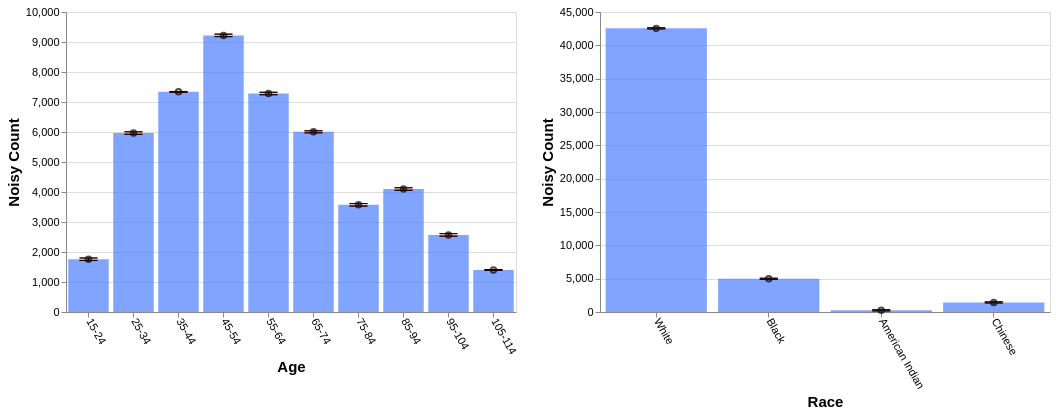

Source (Vega-Lite JSON):
### Vega-Lite specification from a JSON file in a GitHub repository (floating-point values rounded to 4 significant figures)
{"config": {"view": {"continuousWidth": 400, "continuousHeight": 300}, "axis": {"labelFontSize": 11, "titleFontSize": 15}, "axisBottom": {"labelAngle": 60}}, "hconcat": [{"layer": [{"mark": "bar", "encoding": {"color": {"value": "transparent"}, "tooltip": [{"aggregate": "sum", "field": "noisy_count", "title": "noisy count", "type": "quantitative"}, {"aggregate": "sum", "field": "noisy_count_prev", "title": "prev count", "type": "quantitative"}, {"aggregate": "sum", "field": "error", "title": "current error", "type": "quantitative"}, {"aggregate": "sum", "field": "error_prev", "title": "prev error", "type": "quantitative"}], "x": {"field": "age", "sort": null, "title": "Age", "type": "ordinal"}}, "height": 300, "selection": {"selector655": {"type": "interval", "encodings": ["x"]}}, "transform": [{"filter": {"selection": "selector656"}}], "width": 450}, {"mark": {"type": "bar", "color": "gray", "opacity": 0}, "encoding": {"x": {"field": "age", "sort": null, "title": "Age", "type": "ordinal"}, "y": {"aggregate": "sum", "field": "noisy_count_prev", "type": "quantitative"}}, "transform": [{"filter": {"selection": "selector656"}}]}, {"mark": {"type": "bar", "color": "#4C7FFF", "opacity": 0.7}, "encoding": {"x": {"field": "age", "sort": null, "title": "Age", "type": "ordinal"}, "y": {"aggregate": "sum", "field": "noisy_count", "type": "quantitative"}}, "transform": [{"filter": {"selection": "selector656"}}]}, {"mark": {"type": "point", "color": "black", "opacity": 0.7}, "encoding": {"x": {"field": "age", "sort": null, "title": "Age", "type": "ordinal"}, "y": {"aggregate": "sum", "field": "noisy_count", "title": "Noisy Count", "type": "quantitative"}}, "transform": [{"filter": {"selection": "selector656"}}]}, {"mark": {"type": "rule", "color": "#B6B6B6", "size": 2, "strokeDash": [3, 3]}, "encoding": {"x": {"field": "age", "sort": null, "title": "Age", "type": "ordinal"}, "y": {"aggregate": "sum", "field": "plus_error_prev_age", "title": "", "type": "quantitative"}, "y2": {"aggregate": "sum", "field": "minus_error_prev_age", "title": ""}}, "transform": [{"filter": {"selection": "selector656"}}]}, {"mark": {"type": "tick", "color": "#B90000", "size": 0, "strokeDash": [1, 1]}, "encoding": {"x": {"field": "age", "sort": null, "title": "Age", "type": "ordinal"}, "y": {"aggregate": "sum", "field": "plus_error_prev_age", "type": "quantitative"}}, "transform": [{"filter": {"selection": "selector656"}}]}, {"mark": {"type": "tick", "color": "#B90000", "size": 0, "strokeDash": [3, 1]}, "encoding": {"x": {"field": "age", "sort": null, "title": "Age", "type": "ordinal"}, "y": {"aggregate": "sum", "field": "minus_error_prev_age", "type": "quantitative"}}, "transform": [{"filter": {"selection": "selector656"}}]}, {"mark": {"type": "rule", "color": "black", "size": 2}, "encoding": {"x": {"field": "age", "sort": null, "title": "Age", "type": "ordinal"}, "y": {"aggregate": "sum", "field": "plus_error", "title": "", "type": "quantitative"}, "y2": {"aggregate": "sum", "field": "minus_error", "title": ""}}, "transform": [{"filter": {"selection": "selector656"}}]}, {"mark": {"type": "tick", "color": "black", "width": 0}, "encoding": {"x": {"field": "age", "sort": null, "title": "Age", "type": "ordinal"}, "y": {"aggregate": "sum", "field": "plus_error", "type": "quantitative"}}, "transform": [{"filter": {"selection": "selector656"}}]}, {"mark": {"type": "tick", "color": "black", "width": 0}, "encoding": {"x": {"field": "age", "sort": null, "title": "Age", "type": "ordinal"}, "y": {"aggregate": "sum", "field": "minus_error", "type": "quantitative"}}, "transform": [{"filter": {"selection": "selector656"}}]}]}, {"layer": [{"mark": "bar", "encoding": {"color": {"value": "transparent"}, "tooltip": [{"aggregate": "sum", "field": "noisy_count", "title": "noisy count", "type": "quantitative"}, {"aggregate": "sum", "field": "noisy_count_prev", "title": "prev count", "type": "quantitative"}, {"aggregate": "sum", "field": "error", "title": "current error", "type": "quantitative"}, {"aggregate": "sum", "field": "error_prev", "title": "prev error", "type": "quantitative"}], "x": {"field": "race", "sort": null, "title": "Race", "type": "ordinal"}}, "height": 300, "selection": {"selector656": {"type": "interval", "encodings": ["x"]}}, "transform": [{"filter": {"selection": "selector655"}}], "width": 450}, {"mark": {"type": "bar", "color": "gray", "opacity": 0}, "encoding": {"x": {"field": "race", "sort": null, "title": "Race", "type": "ordinal"}, "y": {"aggregate": "sum", "field": "noisy_count_prev", "type": "quantitative"}}, "transform": [{"filter": {"selection": "selector655"}}]}, {"mark": {"type": "bar", "color": "#4C7FFF", "opacity": 0.7}, "encoding": {"x": {"field": "race", "sort": null, "title": "Race", "type": "ordinal"}, "y": {"aggregate": "sum", "field": "noisy_count", "type": "quantitative"}}, "transform": [{"filter": {"selection": "selector655"}}]}, {"mark": {"type": "point", "color": "black", "opacity": 0.7}, "encoding": {"x": {"field": "race", "sort": null, "title": "Race", "type": "ordinal"}, "y": {"aggregate": "sum", "field": "noisy_count", "title": "Noisy Count", "type": "quantitative"}}, "transform": [{"filter": {"selection": "selector655"}}]}, {"mark": {"type": "rule", "color": "#B6B6B6", "size": 2, "strokeDash": [3, 3]}, "encoding": {"x": {"field": "race", "sort": null, "title": "Race", "type": "ordinal"}, "y": {"aggregate": "sum", "field": "plus_error_prev_race", "title": "", "type": "quantitative"}, "y2": {"aggregate": "sum", "field": "minus_error_prev_race", "title": ""}}, "transform": [{"filter": {"selection": "selector655"}}]}, {"mark": {"type": "tick", "color": "#B90000", "size": 0, "strokeDash": [1, 1]}, "encoding": {"x": {"field": "race", "sort": null, "title": "Race", "type": "ordinal"}, "y": {"aggregate": "sum", "field": "plus_error_prev_race", "type": "quantitative"}}, "transform": [{"filter": {"selection": "selector655"}}]}, {"mark": {"type": "tick", "color": "#B90000", "size": 0, "strokeDash": [3, 1]}, "encoding": {"x": {"field": "race", "sort": null, "title": "Race", "type": "ordinal"}, "y": {"aggregate": "sum", "field": "minus_error_prev_race", "type": "quantitative"}}, "transform": [{"filter": {"selection": "selector655"}}]}, {"mark": {"type": "rule", "color": "black", "size": 2}, "encoding": {"x": {"field": "race", "sort": null, "title": "Race", "type": "ordinal"}, "y": {"aggregate": "sum", "field": "plus_error", "title": "", "type": "quantitative"}, "y2": {"aggregate": "sum", "field": "minus_error", "title": ""}}, "transform": [{"filter": {"selection": "selector655"}}]}, {"mark": {"type": "tick", "color": "black", "width": 0}, "encoding": {"x": {"field": "race", "sort": null, "title": "Race", "type": "ordinal"}, "y": {"aggregate": "sum", "field": "plus_error", "type": "quantitative"}}, "transform": [{"filter": {"selection": "selector655"}}]}, {"mark": {"type": "tick", "color": "black", "width": 0}, "encoding": {"x": {"field": "race", "sort": null, "title": "Race", "type": "ordinal"}, "y": {"aggregate": "sum", "field": "minus_error", "type": "quantitative"}}, "transform": [{"filter": {"selection": "selector655"}}]}]}], "data": {"name": "data-99cb6ea687ddceecae12603325b37978"}, "$schema": "https://vega.github.io/schema/vega-lite/v4.17.0.json", "datasets": {"data-99cb6ea687ddceecae12603325b37978": [{"age": "15-24", "race": "White", "noisy_count": 1322.0, "true_count": 1271.0, "plus_error": 1332.0, "minus_error": 1312.0, "error": 9.9, "noisy_count_prev": 1321.0, "true_count_prev": 1271.0, "plus_error_prev": 1332.0, "minus_error_prev": 1310.0, "error_prev": 11.2, "plus_error_prev_age": 1332.0, "minus_error_prev_age": 1310.0, "plus_error_prev_race": 1332.0, "minus_error_prev_race": 1310.0}, {"age": "15-24", "race": "Black", "noisy_count": 139.1, "true_count": 192.0, "plus_error": 149.0, "minus_error": 129.2, "error": 9.9, "noisy_count_prev": 140.0, "true_count_prev": 192.0, "plus_error_prev": 151.2, "minus_error_prev": 128.8, "error_prev": 11.2, "plus_error_prev_age": 151.3, "minus_error_prev_age": 128.9, "plus_error_prev_race": 151.4, "minus_error_prev_race": 129.0}, {"age": "15-24", "race": "American Indian", "noisy_count": 108.7, "true_count": 31.0, "plus_error": 118.7, "minus_error": 98.8, "error": 9.9, "noisy_count_prev": 107.3, "true_count_prev": 31.0, "plus_error_prev": 118.5, "minus_error_prev": 96.2, "error_prev": 11.2, "plus_error_prev_age": 118.6, "minus_error_prev_age": 96.27, "plus_error_prev_race": 118.1, "minus_error_prev_race": 95.78}, {"age": "15-24", "race": "Chinese", "noisy_count": 189.6, "true_count": 62.0, "plus_error": 199.5, "minus_error": 179.6, "error": 9.9, "noisy_count_prev": 190.4, "true_count_prev": 62.0, "plus_error_prev": 201.6, "minus_error_prev": 179.2, "error_prev": 11.2, "plus_error_prev_age": 201.7, "minus_error_prev_age": 179.3, "plus_error_prev_race": 201.6, "minus_error_prev_race": 179.2}, {"age": "25-34", "race": "White", "noisy_count": 5036.0, "true_count": 5110.0, "plus_error": 5046.0, "minus_error": 5026.0, "error": 9.9, "noisy_count_prev": 5037.0, "true_count_prev": 5110.0, "plus_error_prev": 5048.0, "minus_error_prev": 5026.0, "error_prev": 11.2, "plus_error_prev_age": 5048.0, "minus_error_prev_age": 5026.0, "plus_error_prev_race": 5049.0, "minus_error_prev_race": 5026.0}, {"age": "25-34", "race": "Black", "noisy_count": 683.7, "true_count": 700.0, "plus_error": 693.6, "minus_error": 673.8, "error": 9.9, "noisy_count_prev": 682.7, "true_count_prev": 700.0, "plus_error_prev": 693.9, "minus_error_prev": 671.6, "error_prev": 11.2, "plus_error_prev_age": 693.4, "minus_error_prev_age": 671.1, "plus_error_prev_race": 694.1, "minus_error_prev_race": 671.8}, {"age": "25-34", "race": "American Indian", "noisy_count": 3.6, "true_count": 83.0, "plus_error": 13.5, "minus_error": -6.4, "error": 9.9, "noisy_count_prev": 5.7, "true_count_prev": 83.0, "plus_error_prev": 16.9, "minus_error_prev": -5.5, "error_prev": 11.2, "plus_error_prev_age": 16.35, "minus_error_prev_age": -6.05, "plus_error_prev_race": 16.48, "minus_error_prev_race": -5.92}, {"age": "25-34", "race": "Chinese", "noisy_count": 241.3, "true_count": 244.0, "plus_error": 251.3, "minus_error": 231.4, "error": 9.9, "noisy_count_prev": 240.5, "true_count_prev": 244.0, "plus_error_prev": 251.7, "minus_error_prev": 229.4, "error_prev": 11.2, "plus_error_prev_age": 251.2, "minus_error_prev_age": 228.9, "plus_error_prev_race": 251.7, "minus_error_prev_race": 229.4}, {"age": "35-44", "race": "White", "noisy_count": 6211.0, "true_count": 6181.0, "plus_error": 6214.0, "minus_error": 6208.0, "error": 3.2, "noisy_count_prev": 6210.0, "true_count_prev": 6181.0, "plus_error_prev": 6213.0, "minus_error_prev": 6206.0, "error_prev": 3.6, "plus_error_prev_age": 6213.0, "minus_error_prev_age": 6206.0, "plus_error_prev_race": 6214.0, "minus_error_prev_race": 6206.0}, {"age": "35-44", "race": "Black", "noisy_count": 820.4, "true_count": 793.0, "plus_error": 823.5, "minus_error": 817.2, "error": 3.2, "noisy_count_prev": 820.3, "true_count_prev": 793.0, "plus_error_prev": 823.9, "minus_error_prev": 816.8, "error_prev": 3.6, "plus_error_prev_age": 823.9, "minus_error_prev_age": 816.8, "plus_error_prev_race": 824.1, "minus_error_prev_race": 817.0}, {"age": "35-44", "race": "American Indian", "noisy_count": 53.7, "true_count": 93.0, "plus_error": 56.9, "minus_error": 50.5, "error": 3.2, "noisy_count_prev": 54.7, "true_count_prev": 93.0, "plus_error_prev": 58.3, "minus_error_prev": 51.1, "error_prev": 3.6, "plus_error_prev_age": 58.27, "minus_error_prev_age": 51.07, "plus_error_prev_race": 57.88, "minus_error_prev_race": 50.68}, {"age": "35-44", "race": "Chinese", "noisy_count": 253.4, "true_count": 265.0, "plus_error": 256.6, "minus_error": 250.2, "error": 3.2, "noisy_count_prev": 253.7, "true_count_prev": 265.0, "plus_error_prev": 257.3, "minus_error_prev": 250.2, "error_prev": 3.6, "plus_error_prev_age": 257.3, "minus_error_prev_age": 250.2, "plus_error_prev_race": 257.3, "minus_error_prev_race": 250.2}, {"age": "45-54", "race": "White", "noisy_count": 7982.0, "true_count": 7988.0, "plus_error": 7992.0, "minus_error": 7972.0, "error": 9.9, "noisy_count_prev": 7981.0, "true_count_prev": 7988.0, "plus_error_prev": 7992.0, "minus_error_prev": 7970.0, "error_prev": 11.2, "plus_error_prev_age": 7991.0, "minus_error_prev_age": 7969.0, "plus_error_prev_race": 7993.0, "minus_error_prev_race": 7970.0}, {"age": "45-54", "race": "Black", "noisy_count": 880.6, "true_count": 967.0, "plus_error": 890.5, "minus_error": 870.7, "error": 9.9, "noisy_count_prev": 883.5, "true_count_prev": 967.0, "plus_error_prev": 894.6, "minus_error_prev": 872.3, "error_prev": 11.2, "plus_error_prev_age": 893.4, "minus_error_prev_age": 871.1, "plus_error_prev_race": 894.8, "minus_error_prev_race": 872.5}, {"age": "45-54", "race": "American Indian", "noisy_count": 101.2, "true_count": 112.0, "plus_error": 111.1, "minus_error": 91.2, "error": 9.9, "noisy_count_prev": 102.3, "true_count_prev": 112.0, "plus_error_prev": 113.5, "minus_error_prev": 91.1, "error_prev": 11.2, "plus_error_prev_age": 112.3, "minus_error_prev_age": 89.95, "plus_error_prev_race": 113.1, "minus_error_prev_race": 90.68}, {"age": "45-54", "race": "Chinese", "noisy_count": 256.5, "true_count": 266.0, "plus_error": 266.5, "minus_error": 246.6, "error": 9.9, "noisy_count_prev": 257.5, "true_count_prev": 266.0, "plus_error_prev": 268.7, "minus_error_prev": 246.3, "error_prev": 11.2, "plus_error_prev_age": 267.5, "minus_error_prev_age": 245.1, "plus_error_prev_race": 268.7, "minus_error_prev_race": 246.3}, {"age": "55-64", "race": "White", "noisy_count": 6348.0, "true_count": 6252.0, "plus_error": 6358.0, "minus_error": 6338.0, "error": 9.9, "noisy_count_prev": 6347.0, "true_count_prev": 6252.0, "plus_error_prev": 6358.0, "minus_error_prev": 6336.0, "error_prev": 11.2, "plus_error_prev_age": 6358.0, "minus_error_prev_age": 6335.0, "plus_error_prev_race": 6359.0, "minus_error_prev_race": 6336.0}, {"age": "55-64", "race": "Black", "noisy_count": 732.0, "true_count": 744.0, "plus_error": 741.9, "minus_error": 722.1, "error": 9.9, "noisy_count_prev": 732.9, "true_count_prev": 744.0, "plus_error_prev": 744.1, "minus_error_prev": 721.7, "error_prev": 11.2, "plus_error_prev_age": 743.4, "minus_error_prev_age": 721.0, "plus_error_prev_race": 744.3, "minus_error_prev_race": 721.9}, {"age": "55-64", "race": "American Indian", "noisy_count": 46.4, "true_count": 90.0, "plus_error": 56.3, "minus_error": 36.4, "error": 9.9, "noisy_count_prev": 47.7, "true_count_prev": 90.0, "plus_error_prev": 58.8, "minus_error_prev": 36.5, "error_prev": 11.2, "plus_error_prev_age": 58.07, "minus_error_prev_age": 35.77, "plus_error_prev_race": 58.38, "minus_error_prev_race": 36.08}, {"age": "55-64", "race": "Chinese", "noisy_count": 157.0, "true_count": 233.0, "plus_error": 166.9, "minus_error": 147.1, "error": 9.9, "noisy_count_prev": 158.4, "true_count_prev": 233.0, "plus_error_prev": 169.6, "minus_error_prev": 147.2, "error_prev": 11.2, "plus_error_prev_age": 168.9, "minus_error_prev_age": 146.5, "plus_error_prev_race": 169.6, "minus_error_prev_race": 147.2}, {"age": "65-74", "race": "White", "noisy_count": 5120.0, "true_count": 5121.0, "plus_error": 5128.0, "minus_error": 5111.0, "error": 8.3, "noisy_count_prev": 5118.0, "true_count_prev": 5121.0, "plus_error_prev": 5127.0, "minus_error_prev": 5109.0, "error_prev": 9.1, "plus_error_prev_age": 5129.0, "minus_error_prev_age": 5111.0, "plus_error_prev_race": 5128.0, "minus_error_prev_race": 5109.0}, {"age": "65-74", "race": "Black", "noisy_count": 597.2, "true_count": 525.0, "plus_error": 605.5, "minus_error": 588.9, "error": 8.3, "noisy_count_prev": 594.0, "true_count_prev": 525.0, "plus_error_prev": 603.1, "minus_error_prev": 584.9, "error_prev": 9.1, "plus_error_prev_age": 605.1, "minus_error_prev_age": 586.9, "plus_error_prev_race": 603.3, "minus_error_prev_race": 585.1}, {"age": "65-74", "race": "American Indian", "noisy_count": 71.4, "true_count": 68.0, "plus_error": 79.7, "minus_error": 63.1, "error": 8.3, "noisy_count_prev": 70.1, "true_count_prev": 68.0, "plus_error_prev": 79.2, "minus_error_prev": 61.0, "error_prev": 9.1, "plus_error_prev_age": 81.23, "minus_error_prev_age": 63.03, "plus_error_prev_race": 78.78, "minus_error_prev_race": 60.58}, {"age": "65-74", "race": "Chinese", "noisy_count": 217.2, "true_count": 153.0, "plus_error": 225.5, "minus_error": 208.9, "error": 8.3, "noisy_count_prev": 214.8, "true_count_prev": 153.0, "plus_error_prev": 224.0, "minus_error_prev": 205.7, "error_prev": 9.1, "plus_error_prev_age": 226.0, "minus_error_prev_age": 207.7, "plus_error_prev_race": 224.0, "minus_error_prev_race": 205.7}, {"age": "75-84", "race": "White", "noisy_count": 3354.0, "true_count": 3396.0, "plus_error": 3363.0, "minus_error": 3344.0, "error": 9.9, "noisy_count_prev": 3353.0, "true_count_prev": 3396.0, "plus_error_prev": 3365.0, "minus_error_prev": 3342.0, "error_prev": 11.2, "plus_error_prev_age": 3363.0, "minus_error_prev_age": 3341.0, "plus_error_prev_race": 3365.0, "minus_error_prev_race": 3342.0}, {"age": "75-84", "race": "Black", "noisy_count": 333.0, "true_count": 387.0, "plus_error": 343.0, "minus_error": 323.1, "error": 9.9, "noisy_count_prev": 335.0, "true_count_prev": 387.0, "plus_error_prev": 346.2, "minus_error_prev": 323.8, "error_prev": 11.2, "plus_error_prev_age": 344.9, "minus_error_prev_age": 322.5, "plus_error_prev_race": 346.4, "minus_error_prev_race": 324.0}, {"age": "75-84", "race": "American Indian", "noisy_count": -131.2, "true_count": 33.0, "plus_error": -121.2, "minus_error": -141.1, "error": 9.9, "noisy_count_prev": -129.0, "true_count_prev": 33.0, "plus_error_prev": -117.8, "minus_error_prev": -140.1, "error_prev": 11.2, "plus_error_prev_age": -119.1, "minus_error_prev_age": -141.4, "plus_error_prev_race": -118.2, "minus_error_prev_race": -140.5}, {"age": "75-84", "race": "Chinese", "noisy_count": 16.6, "true_count": 93.0, "plus_error": 26.5, "minus_error": 6.6, "error": 9.9, "noisy_count_prev": 17.7, "true_count_prev": 93.0, "plus_error_prev": 28.9, "minus_error_prev": 6.5, "error_prev": 11.2, "plus_error_prev_age": 27.6, "minus_error_prev_age": 5.2, "plus_error_prev_race": 28.87, "minus_error_prev_race": 6.47}, {"age": "85-94", "race": "White", "noisy_count": 3629.0, "true_count": 3579.0, "plus_error": 3639.0, "minus_error": 3619.0, "error": 9.9, "noisy_count_prev": 3629.0, "true_count_prev": 3579.0, "plus_error_prev": 3640.0, "minus_error_prev": 3618.0, "error_prev": 11.2, "plus_error_prev_age": 3641.0, "minus_error_prev_age": 3619.0, "plus_error_prev_race": 3641.0, "minus_error_prev_race": 3618.0}, {"age": "85-94", "race": "Black", "noisy_count": 345.0, "true_count": 351.0, "plus_error": 355.0, "minus_error": 335.1, "error": 9.9, "noisy_count_prev": 344.6, "true_count_prev": 351.0, "plus_error_prev": 355.7, "minus_error_prev": 333.4, "error_prev": 11.2, "plus_error_prev_age": 356.2, "minus_error_prev_age": 333.9, "plus_error_prev_race": 355.9, "minus_error_prev_race": 333.6}, {"age": "85-94", "race": "American Indian", "noisy_count": 54.8, "true_count": 33.0, "plus_error": 64.7, "minus_error": 44.8, "error": 9.9, "noisy_count_prev": 53.0, "true_count_prev": 33.0, "plus_error_prev": 64.2, "minus_error_prev": 41.8, "error_prev": 11.2, "plus_error_prev_age": 64.75, "minus_error_prev_age": 42.35, "plus_error_prev_race": 63.78, "minus_error_prev_race": 41.38}, {"age": "85-94", "race": "Chinese", "noisy_count": 69.7, "true_count": 74.0, "plus_error": 79.6, "minus_error": 59.8, "error": 9.9, "noisy_count_prev": 69.6, "true_count_prev": 74.0, "plus_error_prev": 80.8, "minus_error_prev": 58.5, "error_prev": 11.2, "plus_error_prev_age": 81.35, "minus_error_prev_age": 59.05, "plus_error_prev_race": 80.77, "minus_error_prev_race": 58.47}, {"age": "95-104", "race": "White", "noisy_count": 2280.0, "true_count": 2336.0, "plus_error": 2290.0, "minus_error": 2270.0, "error": 9.9, "noisy_count_prev": 2281.0, "true_count_prev": 2336.0, "plus_error_prev": 2292.0, "minus_error_prev": 2270.0, "error_prev": 11.2, "plus_error_prev_age": 2293.0, "minus_error_prev_age": 2271.0, "plus_error_prev_race": 2292.0, "minus_error_prev_race": 2270.0}, {"age": "95-104", "race": "Black", "noisy_count": 341.6, "true_count": 160.0, "plus_error": 351.5, "minus_error": 331.6, "error": 9.9, "noisy_count_prev": 338.2, "true_count_prev": 160.0, "plus_error_prev": 349.4, "minus_error_prev": 327.1, "error_prev": 11.2, "plus_error_prev_age": 350.2, "minus_error_prev_age": 327.9, "plus_error_prev_race": 349.6, "minus_error_prev_race": 327.3}, {"age": "95-104", "race": "American Indian", "noisy_count": -101.9, "true_count": 14.0, "plus_error": -92.0, "minus_error": -111.8, "error": 9.9, "noisy_count_prev": -101.0, "true_count_prev": 14.0, "plus_error_prev": -89.8, "minus_error_prev": -112.2, "error_prev": 11.2, "plus_error_prev_age": -89.0, "minus_error_prev_age": -111.4, "plus_error_prev_race": -90.22, "minus_error_prev_race": -112.6}, {"age": "95-104", "race": "Chinese", "noisy_count": 49.9, "true_count": 35.0, "plus_error": 59.9, "minus_error": 40.0, "error": 9.9, "noisy_count_prev": 48.4, "true_count_prev": 35.0, "plus_error_prev": 59.6, "minus_error_prev": 37.2, "error_prev": 11.2, "plus_error_prev_age": 60.4, "minus_error_prev_age": 38.0, "plus_error_prev_race": 59.57, "minus_error_prev_race": 37.17}, {"age": "105-114", "race": "White", "noisy_count": 1265.0, "true_count": 1270.0, "plus_error": 1269.0, "minus_error": 1262.0, "error": 3.5, "noisy_count_prev": 1265.0, "true_count_prev": 1270.0, "plus_error_prev": 1269.0, "minus_error_prev": 1261.0, "error_prev": 4.0, "plus_error_prev_age": 1269.0, "minus_error_prev_age": 1261.0, "plus_error_prev_race": 1269.0, "minus_error_prev_race": 1261.0}, {"age": "105-114", "race": "Black", "noisy_count": 108.4, "true_count": 110.0, "plus_error": 111.8, "minus_error": 104.9, "error": 3.5, "noisy_count_prev": 107.7, "true_count_prev": 110.0, "plus_error_prev": 111.7, "minus_error_prev": 103.8, "error_prev": 4.0, "plus_error_prev_age": 111.7, "minus_error_prev_age": 103.8, "plus_error_prev_race": 111.9, "minus_error_prev_race": 104.0}, {"age": "105-114", "race": "American Indian", "noisy_count": 42.9, "true_count": 4.0, "plus_error": 46.4, "minus_error": 39.4, "error": 3.5, "noisy_count_prev": 43.0, "true_count_prev": 4.0, "plus_error_prev": 47.0, "minus_error_prev": 39.1, "error_prev": 4.0, "plus_error_prev_age": 46.97, "minus_error_prev_age": 39.07, "plus_error_prev_race": 46.58, "minus_error_prev_race": 38.68}, {"age": "105-114", "race": "Chinese", "noisy_count": -14.3, "true_count": 17.0, "plus_error": -10.8, "minus_error": -17.8, "error": 3.5, "noisy_count_prev": -13.8, "true_count_prev": 17.0, "plus_error_prev": -9.8, "minus_error_prev": -17.7, "error_prev": 4.0, "plus_error_prev_age": -9.825, "minus_error_prev_age": -17.73, "plus_error_prev_race": -9.83, "minus_error_prev_race": -17.73}]}}
